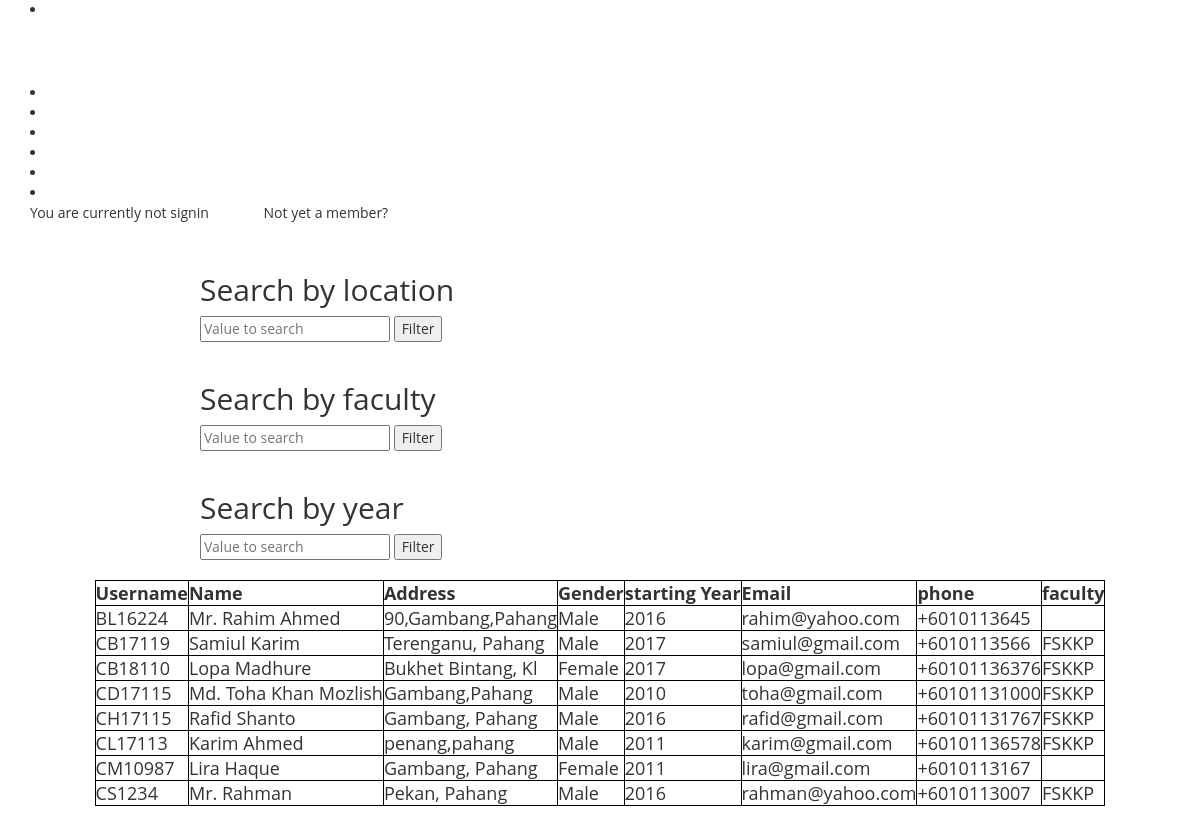
Screenshot of /off-campus/filter.php with the database file from the repository.
### tables this page shows
CREATE TABLE `student_register` (
  `username` varchar(20) NOT NULL,
  `name` varchar(50) NOT NULL,
  `gender` varchar(20) NOT NULL,
  `address` varchar(100) NOT NULL,
  `email` varchar(30) NOT NULL,
  `startingyear` varchar(10) NOT NULL,
  `faculty` varchar(50) NOT NULL,
  `phone` varchar(15) NOT NULL,
  `usertype` varchar(20) NOT NULL,
  `password` varchar(100) NOT NULL
);

### off-campus/filter.php (the view, shortened to what this page needs)
<?php
include_once'database.php';
?>
<!DOCTYPE>
<html>
<head>
<link rel="stylesheet" href="http://maxcdn.bootstrapcdn.com/bootstrap/3.3.7/css/bootstrap.min.css">
<link rel="stylesheet" href="style.php"/>
</head>
<body>
<header class="container">
    <div>
	    <nav>
		    <li><h2><a href="index01.php" style="text-decoration:none;color:white">NEST</a></h2><li>
		    <li><a href="index01.php" style="text-decoration:none;color:white">Home</a></li>
		    <li><a href="about.php" style="text-decoration:none;color:white">About</a></li>
		    <li><a href="" style="text-decoration:none;color:white">Work</a></li>
		    <li><a href="contact.php" style="text-decoration:none;color:white">Contact</a></li>
			<li><a href="myaccount.php" style="text-decoration:none;color:white">My Account</a></li>
	    </nav>
<div class="content" >
		<?php
if(!isset($_SESSION['username'])):
?>
<p>You are currently not signin <a href="login.php" style="text-decoration:none;color:white"><strong>(Login)</strong></a> Not yet a member?
<a href="signin.php" style="text-decoration:none;color:white"><strong>(Signup)</strong></a></p>
<?php endif ?>
</div>
    </div>
</header>
<br/>
<div id="filter">
<form method="post" action="filter.php">
<h2 style="margin-left:200px">Search by location</h2>
   <input style="margin-left:200px" type="text" name="valuesearch"  placeholder="Value to search">
   <input type="submit" name="search" value="Filter"><br><br>
   <h2 style="margin-left:200px">Search by faculty</h2>
   <input style="margin-left:200px" type="text" name="valuesearch01"  placeholder="Value to search">
   <input  type="submit" name="faculty" value="Filter"><br><br>
     <h2 style="margin-left:200px">Search by year</h2>
   <input style="margin-left:200px" type="text" name="valuesearch02"  placeholder="Value to search">
   <input " type="submit" name="year" value="Filter"><br><br>
<table >
 <tr>
     <th>Username</th>
     <th>Name</th>
     <th>Address</th>
     <th>Gender</th>
     <th>starting Year</th>
     <th>Email</th>
     <th>phone</th>
     <th>faculty</th>
 </tr>
 <?php
if(isset($_POST['search']))
  {
  $valuesearch=$_POST['valuesearch'];
  $query="SELECT * FROM student_register WHERE address LIKE '%".$valuesearch."%'";
    $statement = $db->prepare($query);
	$statement -> execute();
  }
  else if(isset($_POST['faculty']))
  {
  $valuesearch=$_POST['valuesearch01'];
  $query="SELECT * FROM student_register WHERE faculty LIKE '%".$valuesearch."%'";
    $statement = $db->prepare($query);
	$statement -> execute();
  }
   else if(isset($_POST['year']))
  {
  $valuesearch=$_POST['valuesearch02'];
  $query="SELECT * FROM student_register WHERE startingyear LIKE '%".$valuesearch."%'";
    $statement = $db->prepare($query);
	$statement -> execute();
  }
  else
  {
	 $query="SELECT * FROM student_register";
	    $statement = $db->prepare($query);
	$statement -> execute();
  }
	foreach ($statement as $row)
 {
	 echo "
	 <tr>
     <td>".$row['username']."</td>
     <td>".$row['name']."</td>
     <td>".$row['address']."</td>
     <td>".$row['gender']."</td>
     <td>".$row['startingyear']."</td>
     <td>".$row['email']."</td>
     <td>".$row['phone']."</td>
     <td>".$row['faculty']."</td>
 </tr>";
 }
 ?>
</table>
</form>
</div>
</body>
</html>

### off-campus/filter.php (style rules this page uses)
body { font-family: "open Sans", sans-serif; margin: 0; }
table,tr,th,td { border: 1px solid black; border-collapse:collapse; font-size:18px; margin: 0 auto; }
a { text-decoration:none; }

### rows the page displays
student_register: username "BL16224", name "Mr. Rahim Ahmed", address "90,Gambang,Pahang", gender "Male", startingyear "2016", email "rahim@yahoo.com", phone "+6010113645"
student_register: username "CB17119", name "Samiul Karim", address "Terenganu, Pahang", gender "Male", startingyear "2017", email "samiul@gmail.com", phone "+6010113566", faculty "FSKKP"
student_register: username "CB18110", name "Lopa Madhure", address "Bukhet Bintang, Kl", gender "Female", startingyear "2017", email "lopa@gmail.com", phone "+60101136376", faculty "FSKKP"
student_register: username "CD17115", name "Md. Toha Khan Mozlish", address "Gambang,Pahang", gender "Male", startingyear "2010", email "toha@gmail.com", phone "+60101131000", faculty "FSKKP"
student_register: username "CH17115", name "Rafid Shanto", address "Gambang, Pahang", gender "Male", startingyear "2016", email "rafid@gmail.com", phone "+60101131767", faculty "FSKKP"
student_register: username "CL17113", name "Karim Ahmed", address "penang,pahang", gender "Male", startingyear "2011", email "karim@gmail.com", phone "+60101136578", faculty "FSKKP"
student_register: username "CM10987", name "Lira Haque", address "Gambang, Pahang", gender "Female", startingyear "2011", email "lira@gmail.com", phone "+6010113167"
student_register: username "CS1234", name "Mr. Rahman", address "Pekan, Pahang", gender "Male", startingyear "2016", email "rahman@yahoo.com", phone "+6010113007", faculty "FSKKP"
